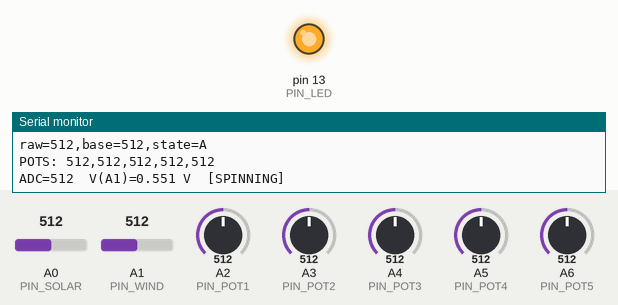
A sketch run on a simulated Arduino Nano, built for the host (arithmetic inside an expression is 32-bit, double 64-bit). Parts: output pins drawn as LEDs (lit = HIGH), the last lines printed to the serial monitor. The test bench sets the inputs (shaded band); at power-on: A1 (PIN_WIND) = 512, A0 (PIN_SOLAR) = 512, A2 (PIN_POT1) = 512, A3 (PIN_POT2) = 512, A4 (PIN_POT3) = 512, A5 (PIN_POT4) = 512, A6 (PIN_POT5) = 512.

Above: at 6.1 s.
6.2 s: A1 (PIN_WIND) set to 15
9.2 s: A1 (PIN_WIND) set to 12
At 10.6 s:
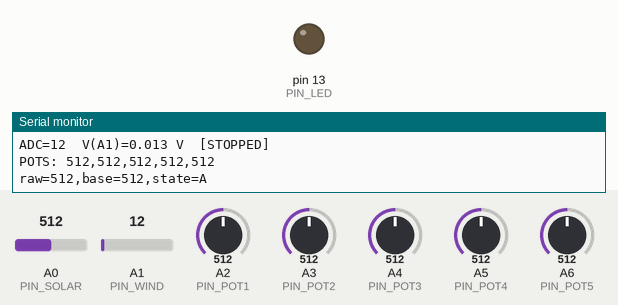
11.1 s: A1 (PIN_WIND) set to 30
At 12.8 s:
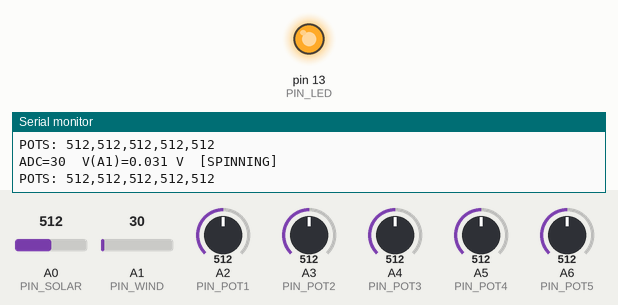
13.6 s: A1 (PIN_WIND) set to 10
At 15.8 s:
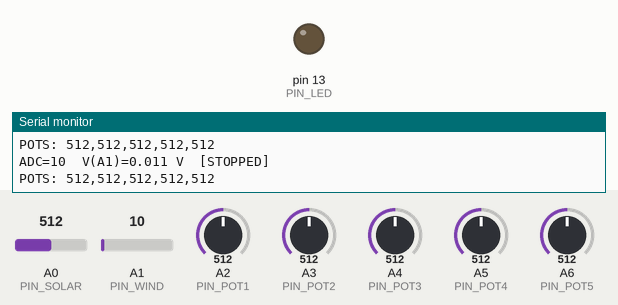
Timing chart, 0 to 17.3 s (numbered marks = the images above; inputs shaded):
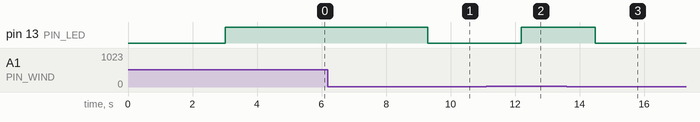

The sketch:

Wind_Solar_Potis.ino
```cpp
// === 修复版本：Solar(A0) + Wind(A1) ===
// Solar：A0, DEFAULT(≈5V)；Wind：A1, INTERNAL(≈1.1V)

#include <Arduino.h>

// ---------- Pins ----------
const uint8_t PIN_SOLAR = A0;
const uint8_t PIN_WIND  = A1;
const uint8_t PIN_LED   = 13;   // 风转动指示

// ---------- Potentiometer Pins (for 5 dashboard knobs) ----------
const uint8_t PIN_POT1 = A2;
const uint8_t PIN_POT2 = A3;
const uint8_t PIN_POT3 = A4;
const uint8_t PIN_POT4 = A5;
const uint8_t PIN_POT5 = A6;

// ===================== Solar =====================
const uint16_t SOLAR_SAMPLE_MS = 50;
const uint16_t SOLAR_CAL_MS    = 3000;
const float    BASE_ALPHA  = 0.0005f;
const float    NOISE_ALPHA = 0.05f;
const float    NOISE_MAX   = 30.0f;     // 恢复到 30（不是 12！）
const float    NOISE_CLIP_IN = 20.0f;   // 噪声裁剪
const int      MIN_DELTA_UP  = 20;      // 恢复绝对最小阈值  光照强度 Lichtstärkeanpassung Licht 50 30 28 25 20
const int      MIN_DELTA_DN  = 60;      // Lichtstärkeanpassung
const float    K_NOISE       = 7.5f;    // 噪声倍数 8.0 7.0 6.0
const float    REL_FRAC      = 0.12f;   // 相对阈值 0.15 0.13 0.12 0.1
const int      HYST          = 12;      // 滞回

enum SolarStateChar : char { AMBIENT='A', LAMP='L', BLOCKED='B' };

float baseline   = 0.0f;
float raw_ema    = 0.0f;
float noise_ema  = 5.0f;  // 修复：增大初始噪声估计
char  state      = AMBIENT;
unsigned long tSolar = 0, tSolarPrint = 0;

// ★ 修复：恢复基线更新控制
uint16_t baseline_update_counter = 0;
const uint16_t BASELINE_UPDATE_INTERVAL = 5;

// ===================== Wind =====================
const float     WIND_VREF = 1.1f;  // INTERNAL
const int       AVG_N     = 64;
const unsigned  PRINT_MS  = 200;
float TH_ON_V  = 0.03f;            // Wind_Stärke
float TH_OFF_V = 0.015f;

bool  spinning      = false;
float wind_v_ema    = 0.0f;
unsigned long tWind = 0, tWindPrint = 0;

// ===================== Potentiometers (5x) =====================
const unsigned POT_PRINT_MS = 100;  // 每 100 ms 打印一次 Poti 数值
unsigned long tPotPrint = 0;

// ===================== 分时窗口采样控制 =====================
enum Window { W_SOLAR, W_WIND };
Window curWin = W_SOLAR;
const unsigned long WINDOW_MS = 300;
unsigned long tWinStart = 0;

// ---------- 工具函数 ----------
static inline void warmup(uint8_t pin, uint8_t aref) {
  analogReference(aref);
  delayMicroseconds(400);
  (void)analogRead(pin);
  (void)analogRead(pin);
  (void)analogRead(pin);
  (void)analogRead(pin);
}

static inline int analogReadAvg(uint8_t pin, int n) {
  long acc=0;
  for(int i=0;i<n;i++){
    acc+=analogRead(pin);
    delayMicroseconds(30);
  }
  return acc / n;
}

static inline float adcToVolt(int adc, float vref){
  return adc*(vref/1023.0f);
}

// ★ 修复：添加平滑读取函数（来自 Solar_2.ino）
int readSmoothAnalog(uint8_t pin, uint8_t n=8) {
  long acc = 0;
  for (uint8_t i=0; i<n; ++i) acc += analogRead(pin);
  return (int)(acc / n);
}

// 读取 5 个 Poti，并输出一行串口数据：POTS: v1,v2,v3,v4,v5
void readAndPrintPots() {
  int v1 = analogReadAvg(PIN_POT1, 4);
  int v2 = analogReadAvg(PIN_POT2, 4);
  int v3 = analogReadAvg(PIN_POT3, 4);
  int v4 = analogReadAvg(PIN_POT4, 4);
  int v5 = analogReadAvg(PIN_POT5, 4);

  Serial.print(F("POTS: "));
  Serial.print(v1); Serial.print(',');
  Serial.print(v2); Serial.print(',');
  Serial.print(v3); Serial.print(',');
  Serial.print(v4); Serial.print(',');
  Serial.println(v5);
}

// ===================== Setup =====================
void setup() {
  pinMode(PIN_SOLAR, INPUT);
  pinMode(PIN_WIND,  INPUT);
  pinMode(PIN_LED,   OUTPUT);
  digitalWrite(PIN_LED, LOW);

  Serial.begin(9600);
  while(!Serial){}

  // —— Solar：校准（使用 Solar_2.ino 的方法） ——
  curWin = W_SOLAR;
  tWinStart = millis();

  {
    warmup(PIN_SOLAR, DEFAULT);       // 5V参考 + 预热
    unsigned long t0 = millis();
    long acc=0, cnt=0;
    while(millis() - t0 < SOLAR_CAL_MS){
      acc += readSmoothAnalog(PIN_SOLAR, 8);  // ★ 使用平滑读取
      cnt++;
      delay(10);
    }
    baseline = cnt ? (float)acc/cnt : 0.0f;
    raw_ema  = baseline;
    noise_ema= 5.0f;  // ★ 修复：更大的初始噪声估计
    state    = AMBIENT;
    baseline_update_counter = 0;  // ★ 修复：初始化计数器
    tSolar = tSolarPrint = millis();

    Serial.print("Initial baseline: "); Serial.println(baseline);
    Serial.print("raw=");   Serial.print((int)round(raw_ema));
    Serial.print(",base="); Serial.print((int)round(baseline));
    Serial.print(",state=");Serial.println((char)state);
  }

  // —— Wind：初始化 ——
  warmup(PIN_WIND, INTERNAL1V1);
  {
    int   adc = analogReadAvg(PIN_WIND, AVG_N);
    float v   = adcToVolt(adc, WIND_VREF);
    wind_v_ema = v;
    spinning = (v >= TH_ON_V);
    digitalWrite(PIN_LED, spinning ? HIGH : LOW);
    tWind = tWindPrint = millis();

    Serial.print(F("ADC="));    Serial.print(adc);
    Serial.print(F("  V(A1)=")); Serial.print(v,3); Serial.print(F(" V  "));
    Serial.println(spinning ? F("[SPINNING]") : F("[STOPPED]"));
  }
}

// ===================== Loop =====================
void loop() {
  const unsigned long now = millis();

  // —— 定期读取 5 个 Poti 并发送到串口 ——
  if (now - tPotPrint >= POT_PRINT_MS) {
    tPotPrint = now;
    readAndPrintPots();
  }

  // —— 窗口切换 ——
  if(now - tWinStart >= WINDOW_MS){
    tWinStart = now;
    if(curWin == W_SOLAR){
      curWin = W_WIND;
      warmup(PIN_WIND, INTERNAL1V1);
      tWind = now;
    }else{
      curWin = W_SOLAR;
      warmup(PIN_SOLAR, DEFAULT);
      tSolar = now;
    }
  }

  // ================= Solar 窗口（使用 Solar_2.ino 的改进逻辑） =================
  if(curWin == W_SOLAR){
    if(now - tSolar >= SOLAR_SAMPLE_MS){
      tSolar = now;

      int   raw_val = readSmoothAnalog(PIN_SOLAR, 8);  // ★ 修复：使用平滑读取
      float raw = (float)raw_val;
      float diff = raw - baseline;

      // ★ 修复：仅在 AMBIENT 时更新噪声（来自 Solar_2.ino）
      if (state == AMBIENT) {
        float nd = fabs(diff);
        if (nd > NOISE_CLIP_IN) nd = NOISE_CLIP_IN;  // ★ 修复：噪声裁剪
        noise_ema = (1.0f - NOISE_ALPHA) * noise_ema + NOISE_ALPHA * nd;
        if (noise_ema > NOISE_MAX) noise_ema = NOISE_MAX;
      }

      // ★ 修复：使用 Solar_2.ino 的完整阈值计算
      float rel_base = baseline;
      if (rel_base < 60.0f) rel_base = 60.0f;
      float rel_th = REL_FRAC * rel_base;
      float up_th = max((float)MIN_DELTA_UP, max(K_NOISE * noise_ema, rel_th));
      float dn_th = max((float)MIN_DELTA_DN, max(K_NOISE * noise_ema, rel_th));

      // ★ 修复：使用 Solar_2.ino 的状态机逻辑
      char newState = state;
      switch (state) {
        case AMBIENT:
          if (diff > up_th)        newState = LAMP;
          else if (diff < -dn_th)  newState = BLOCKED;
          else {
            // ★ 修复：恢复基线更新控制
            baseline_update_counter++;
            if (baseline_update_counter >= BASELINE_UPDATE_INTERVAL) {
              baseline = (1.0f - BASE_ALPHA) * baseline + BASE_ALPHA * raw;
              baseline_update_counter = 0;
            }
          }
          break;

        case LAMP:
          if (diff < up_th - HYST)  newState = AMBIENT;  // ★ 修复：使用滞回
          break;

        case BLOCKED:
          if (diff > -(dn_th - HYST)) newState = AMBIENT;  // ★ 修复：使用滞回
          break;
      }

      // ★ 修复：状态转换时的噪声处理（来自 Solar_2.ino）
      if ((state == LAMP || state == BLOCKED) && newState == AMBIENT) {
        noise_ema = max(2.0f, noise_ema * 0.7f);  // 不要太激进
      }

      bool changed = (newState != state);
      state = newState;

      if (changed || (now - tSolarPrint >= 200)){
        tSolarPrint = now;
        Serial.print("raw=");   Serial.print(raw_val);
        Serial.print(",base="); Serial.print((int)round(baseline));
        Serial.print(",state=");Serial.println((char)state);
      }
    }
  }

  // ================= Wind 窗口（保持不变） =================
  else { // curWin == W_WIND
    if(now - tWind >= SOLAR_SAMPLE_MS){
      tWind = now;

      int   adc = analogReadAvg(PIN_WIND, AVG_N);
      float vA1 = adcToVolt(adc, WIND_VREF);

      const float ALPHA_WIND = 0.25f;
      wind_v_ema = ALPHA_WIND*vA1 + (1.0f - ALPHA_WIND)*wind_v_ema;

      if(!spinning && wind_v_ema >= TH_ON_V)  spinning = true;
      if( spinning && wind_v_ema <= TH_OFF_V) spinning = false;

      digitalWrite(PIN_LED, spinning ? HIGH : LOW);

      if(now - tWindPrint >= PRINT_MS){
        tWindPrint = now;
        Serial.print(F("ADC="));    Serial.print(adc);
        Serial.print(F("  V(A1)=")); Serial.print(wind_v_ema,3); Serial.print(F(" V  "));
        Serial.println(spinning ? F("[SPINNING]") : F("[STOPPED]"));
      }
    }
  }
}
```

Measured:
- the behaviour switches between 14 and 13 on A1 (PIN_WIND) (found by bisection; images 0 and 1)
- after the input at 9.2 s, pin 13 (PIN_LED): HIGH → LOW after 0.09 s
- after the input at 11.1 s, pin 13 (PIN_LED): LOW → HIGH after 1.1 s
- after the input at 13.6 s, pin 13 (PIN_LED): HIGH → LOW after 0.89 s
